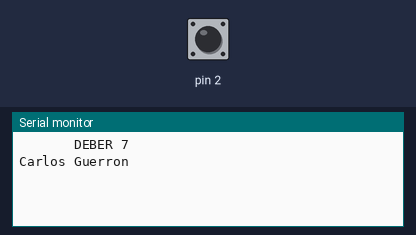
Recording of a sketch running on a simulated Arduino Uno, built with avr-gcc and run on an emulated ATmega328P. Parts: the last lines printed to the serial monitor. Inputs (shaded band) come from the test bench; at power-on: pin 2 HIGH.

Above: at 1.2 s.
1.3 s: pin 2 driven LOW
At 2.4 s:
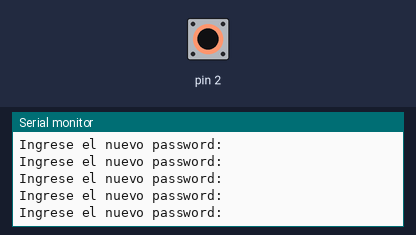
2.8 s: pin 2 driven HIGH
At 4.6 s:
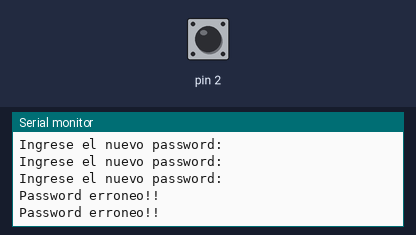
5.3 s: pin 2 driven LOW
At 6.1 s:
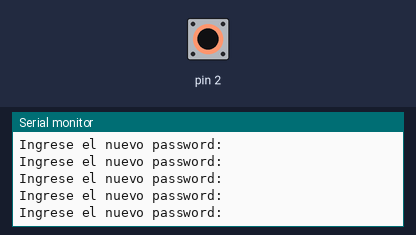

The sketch:

GuerronCarlos_Deber7.ino
```cpp
/*
 *          DEBER 7
 * Nombre: Carlos Guerrón
 * Fecha: 09/12/2020
 * Objetivo: Realiza un programa que valide y actualice una contraseña almacenada en la memoria EEPROM. Como estado inicial, la contraseña es de 4 dígitos que son: 4563.
 *
 */

 #include <EEPROM.h>  //llamamos a la libreria de la eeprom

 int contrase=4563;  //variable que contiene la contraseña predeterminada
 int onOff=0;  //variable para el inicio de programa
 String dato; // variable que toma el dato ingresado en cx serial
 int contr; // variable para tomar el dato de la contraseña
 int PASS; // variable para tomar dato flotante de la eeptom
void setup() {
  Serial.begin(9600);
  Serial.println("       DEBER 7");
  Serial.println("Carlos Guerron");
  EEPROM.get(0,PASS);   // la funcion get obtiene diferentes variables de EEPROM y recupera un número de bytes que se relaciona al tipo de dato de la variable.
  attachInterrupt(0,validarContra,LOW); // activamos una interruppcion para realizar el proceso

}

void loop() {
  if(onOff==1){ //iniciamos con las condiciones para validar y actualziar la contraseña
    if(Serial.available()>0){
      dato=Serial.readString(); // guarda en la variable dato lo que pongamos en la cx serial
      contr=dato.toInt(); // convertimos a entero la variable dato
      }
      PASS=contr; // igualamos la variable de la eeprom con el dato que se ingreso
    }
    if(onOff==2){
      if(PASS==contrase){ // realizamosla comparacion de la contraseña ingresada con la que guardamos
        Serial.println("Password ingresado correctamente!!");
        delay(1000);
        }
        if(PASS!=contrase){  //comparamos la contraseña ingresada con la guardada
          Serial.println("Password erroneo!!");
          delay(1000);
          }
      }
      if(onOff==3){
        if(Serial.available()>0){ // pedimos otra contraseña para actualizar
          dato=Serial.readString(); // ponemos en la variable dato
          contr=dato.toInt();  // convertimos a entero
          }
          PASS=contr;  // igualamos las dos variables
          EEPROM.update(0,PASS);  // actualziamos en la eeprom la nueva contraseña
          contrase=PASS; // igualamos la variable contraseñapara que se actualice con la nueva
        }

}

void validarContra(){
  switch(onOff){
    case 0:
    Serial.println("Digite su password: ");
    onOff++;
    break;
    case 1:
    Serial.println("Validar password");
    onOff++;
    break;
    case 2:
    Serial.println("Ingrese el nuevo password: ");
    onOff;
    break;
    case 3:
    Serial.println("Password actualizado");
    onOff=0;
    PASS=0;
    contr=0;
    break;
    }
  }
```

Measured:
- after the input at 1.3 s, the serial monitor: prints a new line at once (image 1)
- after the input at 2.8 s, the serial monitor: prints a new line after 0.08 s (image 2)
